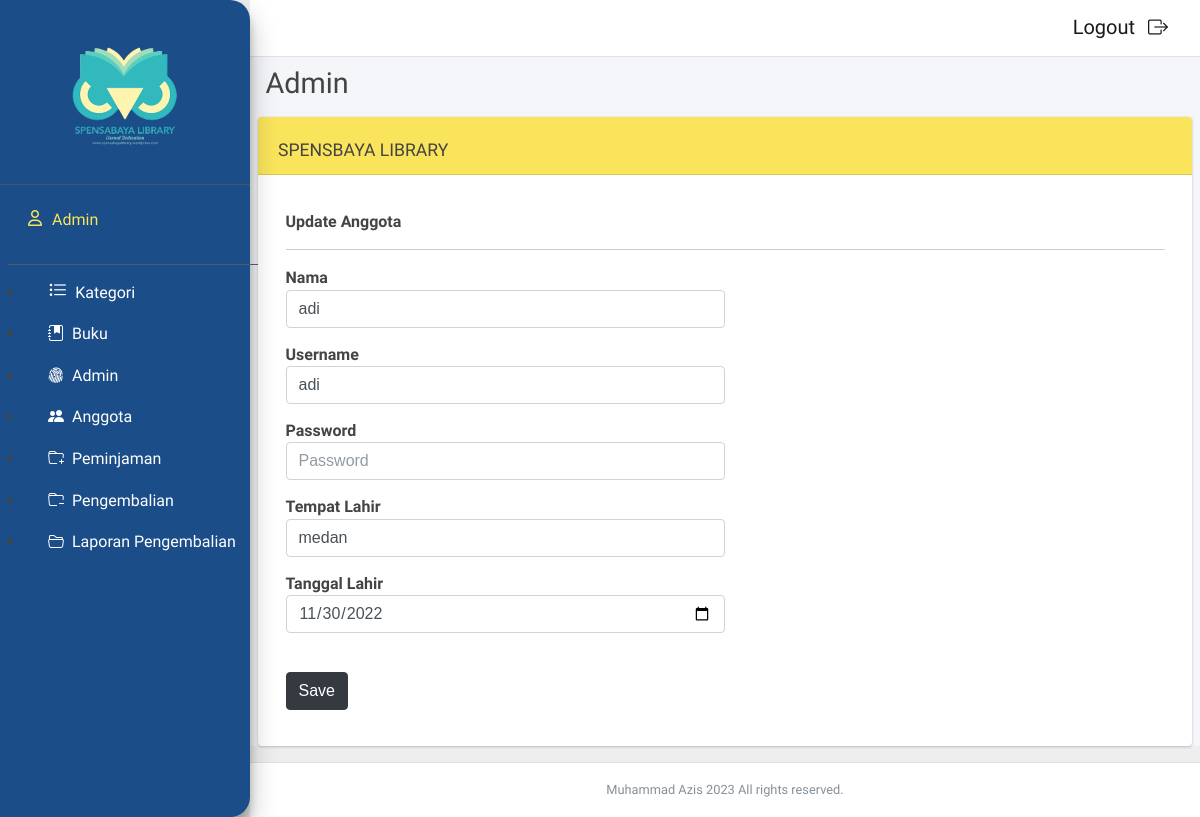
/loginadmin/index.php?f=anggota&m=update&id=19 (signed in), run on the app's committed database.
### tables this page shows
CREATE TABLE `t_anggota` (
  `f_id` int(11) NOT NULL,
  `f_nama` varchar(200) NOT NULL,
  `f_username` varchar(200) NOT NULL,
  `f_password` varchar(200) NOT NULL,
  `f_tempatlahir` varchar(100) NOT NULL,
  `f_tanggallahir` date NOT NULL
);

### dbcontroller.php (called while the page is built, shortened)
<?php class dbcontroller
{
    private $host = "127.0.0.1";
    private $user = "root";
    private $password = "";
    private $database = "usk_muhammadazis";
    private $koneksi;
    public function __construct()
    {
        $this->koneksi = $this->koneksiDB();
    }
    public function koneksiDB()
    {
        $koneksi = mysqli_connect($this->host, $this->user, $this->password, $this->database);
        return $koneksi;
    }
    public function getALL($sql)
    {
        $result = mysqli_query($this->koneksi, $sql);
        while ($row = mysqli_fetch_assoc($result)) {
            $data[] = $row;
        }
        if (!empty($data)) {
            return $data;
        }
    }
    public function getITEM($sql)
    {
        $result = mysqli_query($this->koneksi, $sql);
        $row = mysqli_fetch_assoc($result);
        return ($row);
    }
}

### anggota/update.php (the view, shortened to what this page needs)
<?php
if (isset($_POST['opsi'])) {
    $opsi = $_POST['opsi'];
    $where = "WHERE f_idkategori=$opsi";
} else {
    $where = "";
}
if (isset($_GET['id'])) {
    $id = $_GET['id'];
    $sql = "SELECT * FROM t_anggota WHERE f_id=$id";
    $row = $db->getITEM($sql);
}
?>
<div class="mt-3">
    <div class="container">
        <h3 style="font-family: 'Sriracha', cursive;">Update Anggota</h3>
        <hr>
        <?php
        $t_kategori = $db->getALL("SELECT * FROM t_kategori $where");
        ?>
        <div class="form-group">
            <form action="" method="post" enctype="multipart/form-data">
                <div class="form-group w-50 mt-3">
                    <label for="">Nama</label>
                    <input type="text" name="nama" required value="<?php echo $row['f_nama'] ?>" class=" form-control">
                </div>
                <div class="form-group w-50 mt-3">
                    <label for="">Username</label>
                    <input type="text" name="username" required value="<?php echo $row['f_username'] ?>" class=" form-control">
                </div>
                <div class="form-group w-50 mt-3">
                    <label for="">Password</label>
                    <input type="password" name="password" required placeholder="Password" class="form-control">
                </div>
                <div class="form-group w-50 mt-3">
                    <label for="">Tempat Lahir</label>
                    <input type="text" name="tempatlahir" required value="<?php echo $row['f_tempatlahir'] ?>" class=" form-control">
                </div>
                <div class="form-group w-50 mt-3">
                    <label for="">Tanggal Lahir</label>
                    <input type="date" name="tanggallahir" required value="<?php echo $row['f_tanggallahir'] ?>" class=" form-control">
                </div>
                <br>
                <button type="submit" name="simpan" value="simpan" class="btn btn-dark">Save</button>
            </form>
        </div>
    </div>
</div>

### chosen/docsupport/style.css (style rules this page uses)
html, body, div, span, object, iframe, h1, h2, h3, h4, h5, h6, p, blockquote, pre, abbr, address, cite, code, del, dfn, em, img, ins, kbd, q, samp, small, strong, sub, sup, var, b, i, dl, dt, dd, ol, ul, li, fieldset, form, label, legend, table, caption, tbody, tfoot, thead, tr, th, td, article, aside, canvas, details, figcaption, figure, footer, header, hgroup, menu, nav, section, summary, time, mark, audio, video { margin: 0; padding: 0; border: 0; font-size: 100%; font: inherit; vertical-align: baseline; }
hr { display: block; height: 1px; border: 0; border-top: 1px solid #ccc; margin: 1em 0; padding: 0; }
input, select { vertical-align: middle; }
body { font:13px/1.231 sans-serif; *font-size:small; }
select, input, textarea, button { font:99% sans-serif; }
body { background: #EEE; color: #444; line-height: 1.4em; }
body { font-family: sans-serif; font-size: 1em; }
h3 { font-weight: bold; }

### anggota/update.php (style rules this page uses)
body { font-family: 'Sriracha', cursive; }

### data on the page
t_anggota: nama "adi", username "adi", tempatlahir "medan", tanggallahir "11/30/2022"

### other printed values
$_SESSION['admin'] "Admin"
